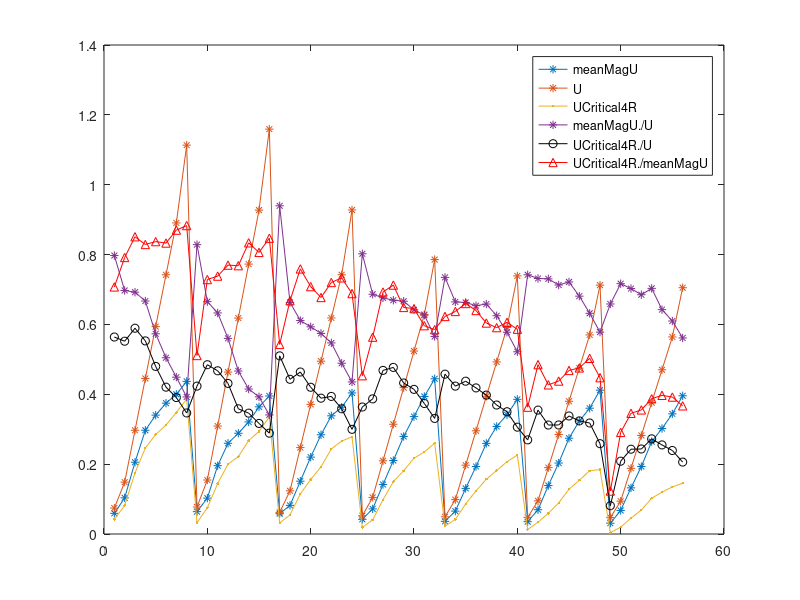

This chart was generated by the following MATLAB code: (Note: this script raises an error after producing the figure.)
close all;

Index=[18 19 20 21 22 17 23 24, 10 11  12 13 14 9 15 16, 26 27 28 29 30 25 31 32, 34 35 36 37 38 33 39 40, 2 3 4 5 6 1 7 8, 42 43 44 45 46 41 47 48, 50 51 52 53 54 49 55 56];
U=[0.49266 0.049266 0.098532 0.197064 0.29559255 0.394128 0.591192 0.73899 0.772744031 0.077274403 0.154548806 0.309097612 0.463646418 0.618195225 0.927292837 1.159116046 0.742183211 0.074218321 0.148436642 0.296873284 0.445309927 0.593746569 0.890619853 1.113274816 0.618506754 0.061850675 0.123701351 0.247402702 0.371104052 0.494805403 0.742208105 0.927760131 0.523785507 0.052378551 0.104757101 0.209514194 0.314271292 0.419028389 0.628542583 0.785678229 0.475001175 0.047500118 0.095000235 0.19000047 0.285000705 0.38000094 0.57000141 0.712501763 0.470112776 0.047011278 0.094022555 0.18804511 0.282067665 0.376090221 0.564135331 0.705169164];
UCritical3=[0.1816593 0.023507537 0.034792595 0.079004932 0.10267047 0.15041758 0.19840291 0.22514294 0.24308228 0.048582751 0.075647742 0.17412852 0.17726409 0.19807421 0.28164992 0.3137331 0.255678 0.056178596 0.081783243 0.16730054 0.23381835 0.28817981 0.27205729 0.32537937 0.23483938 0.035331476 0.067042403 0.09507446 0.16233659 0.20358914 0.24572572 0.26188564 0.22999389 0.024630338 0.054041471 0.10148294 0.14328393 0.19293411 0.26490715 0.29514256 0.17817686 0.013400591 0.037786718 0.076904207 0.11522955 0.15227365 0.20500094 0.20169224 0.15163258 0.009178328 0.024383787 0.062817246 0.098247379 0.14252599 0.16204987 0.17774601];
criticalLength=[4.7352 8.0119 4.7752 4.6953 5.034 4.955 4.5354 5.3746 5.4132 1.5381 4.0748 4.6541 4.9937 5.7727 5.513 4.1148 5.4707 5.9499 4.732 3.3543 4.0931 6.5489 5.5706 5.1912 4.4558 2.7175 4.7755 4.6756 4.0962 5.1352 4.8155 5.1951 4.2571 1.9986 3.2178 4.7367 5.6161 4.7387 4.297 5.2764 4.7163 2.518 2.7379 3.9769 4.0368 4.3166 4.1767 5.1 3.5968 5.2753 2.9773 2.9973 3.2571 3.4369 3.417 3.9365];
Re=[155094.0617 18235.10093 32984.57603 65813.10284 97337.92661 130714.8176 167006.8443 194231.8321 88848.82659 18563.9001 29664.02421 56225.89588 68546.68628 74324.14441 103246.362 107251.8183 90496.40077 14892.19572 26048.75591 51726.4918 74758.06033 93205.40053 100654.2592 109968.1565 116985.3511 20091.36443 28354.39832 52270.28036 79554.76242 101699.4953 125447.5828 139645.2958 144216.4609 18027.56264 30851.16718 60777.56129 90240.33507 119809.2283 168932.3859 190640.8998 207672.3985 22634.27546 51766.72966 89114.62695 130440.7851 176063.3952 231246.1216 264384.2758 222026.4875 22760.47791 49538.99049 97147.53382 142055.5118 194444.6709 252904.0233 290972.1554];
De=[100867.5849 11859.45207 21451.97879 42802.4688 63305.07736 85012.20368 108615.2291 126321.3794 68822.00514 14379.53519 22977.65435 43552.39168 53096.03488 57571.2347 79974.28813 83076.90119 78197.82767 12868.32785 22508.69768 44696.79741 64598.34721 80538.671 86975.2205 95023.34764 88306.55094 15165.99369 21403.35602 39456.29201 60052.0203 76768.00192 94694.27797 105411.4409 103592.2525 12949.39433 22160.72895 43657.18335 64820.61423 86060.27182 121345.9703 136939.4319 109911.8887 11979.3289 27397.85869 47164.46205 69036.58432 93182.63014 122388.426 139926.9971 103690.2356 10629.53949 23135.57113 45369.58983 66342.39749 90809.04699 118110.5825 135889.063 ];
Dh=[0.448351648 0.448351648 0.448351648 0.448351648 0.448351648 0.448351648 0.448351648 0.448351648 0.24 0.24 0.24 0.24 0.24 0.24 0.24 0.24 0.224 0.224 0.224 0.224 0.224 0.224 0.224 0.224 0.307692308 0.307692308 0.307692308 0.307692308 0.307692308 0.307692308 0.307692308 0.307692308 0.381818182 0.381818182 0.381818182 0.381818182 0.381818182 0.381818182 0.381818182 0.381818182 0.571428571 0.571428571 0.571428571 0.571428571 0.571428571 0.571428571 0.571428571 0.571428571 0.654315789 0.654315789 0.654315789 0.654315789 0.654315789 0.654315789 0.654315789 0.654315789];
AR=[0.392156863 0.392156863 0.392156863 0.392156863 0.392156863 0.392156863 0.392156863 0.392156863 1 1 1 1 1 1 1 1 2 2 2 2 2 2 2 2 0.8 0.8 0.8 0.8 0.8 0.8 0.8 0.8 0.6 0.6 0.6 0.6 0.6 0.6 0.6 0.6 0.2 0.2 0.2 0.2 0.2 0.2 0.2 0.2 0.141891892 0.141891892 0.141891892 0.141891892 0.141891892 0.141891892 0.141891892 0.141891892];
meanMagU=[0.307869314000000,0.0361975680000000,0.0654759880000000,0.130642238000000,0.193220549000000,0.259475329000000,0.341516730000000,0.385559716000000,0.320741425000000,0.0640177150000000,0.102815588000000,0.195613002000000,0.259670185000000,0.288479929000000,0.364110234000000,0.395202550000000,0.374561565000000,0.0591698820000000,0.103497279000000,0.205520431000000,0.297029780000000,0.340324944000000,0.399920893000000,0.436926992000000,0.338380191000000,0.0581142710000000,0.0820150910000000,0.151191790000000,0.220112147000000,0.284165831000000,0.362857166000000,0.403923962000000,0.336161723000000,0.0420213890000000,0.0719126100000000,0.141669603000000,0.210345933000000,0.279269608000000,0.393773330000000,0.444374816000000,0.323449772000000,0.0352528870000000,0.0695000000000000,0.138796045000000,0.203161493000000,0.274218722000000,0.360165850000000,0.411778535000000,0.302000319000000,0.0309587940000000,0.0673828970000000,0.132140041000000,0.193223861000000,0.264483554000000,0.343999937000000,0.395780106000000];
mea=[0.238247639 0.029983405 0.058122966 0.107913867 0.160121166 0.20525198 0.264712628 0.305415325 0.255081032 0.057456061 0.090723018 0.164712365 0.225893185 0.214732068 0.295830038 0.334145625 0.283825987 0.044662294 0.074591521 0.161463526 0.229573367 0.282611288 0.308547833 0.314748563 0.27828587 0.04964304 0.069022593 0.12461063 0.183038609 0.236358104 0.301206417 0.332359955 0.270901732 0.035291303 0.06377416 0.114035354 0.166735072 0.226190851 0.30737667 0.361968889 0.250694771 0.027249383 0.068281571 0.103875876 0.150348384 0.204071933 0.279312478 0.315128547 0.223871845 0.025362939 0.05026922 0.095665831 0.139913853 0.192418913 0.257767068 0.297812347];
Upoints=[0.531275223 0.076567709 0.118185238 0.236056429 0.344942191 0.455338436 0.598460902 0.691971462 0.485675255 0.102711559 0.170362006 0.318888607 0.409708661 0.393355111 0.520542183 0.578114325 0.568931544 0.098457694 0.167239628 0.322666045 0.460520587 0.563978982 0.625084488 0.623569879 0.532116739 0.10303005 0.127940949 0.235218612 0.3694383 0.452138919 0.593309646 0.667537713 0.561264362 0.074051249 0.11825378 0.233140751 0.345079807 0.465610923 0.635437992 0.748024984 0.568330829 0.066673547 0.12591398 0.241482543 0.375661654 0.491176435 0.667689814 0.764481539 0.556485505 0.058824726 0.123273992 0.2544612 0.360844335 0.48253498 0.642250495 0.728011751 ];
meanUx=[0.251135886 0.030959858 0.054238059 0.124207377 0.192117557 0.232125521 0.286593616 0.337852389 0.284682542 0.075104162 0.104323618 0.172986269 0.227484092 0.232617617 0.326621294 0.357801437 0.273528576 0.044977859 0.079685651 0.163649425 0.230171815 0.280658096 0.304466426 0.309143692 0.291665643 0.04917594 0.0702198 0.143430442 0.200897112 0.257664144 0.319807768 0.371405512 0.288362682 0.036988474 0.066038162 0.127724558 0.179661721 0.232735351 0.318655163 0.40350005 0.363807797 0.021172497 0.07091514 0.14504008 0.184326112 0.268047988 0.387241542 0.410324603 0.279887229 0.02639382 0.053177346 0.096992537 0.183373734 0.251027137 0.331561774 0.359811723];
A=[0.51 0.51 0.51 0.51 0.51 0.51 0.51 0.51 0.18 0.18 0.18 0.18 0.18 0.18 0.18 0.18 0.14 0.14 0.14 0.14 0.14 0.14 0.14 0.14 0.25 0.25 0.25 0.25 0.25 0.25 0.25 0.25 0.35 0.35 0.35 0.35 0.35 0.35 0.35 0.35 1 1 1 1 1 1 1 1 1.48 1.48 1.48 1.48 1.48 1.48 1.48 1.48];
UCritical3R=[0.245800781 0.028417969 0.043066406 0.106738281 0.174707031 0.212011719 0.273535156 0.316308594 0.330761719 0.041699219 0.092089844 0.182324219 0.256933594 0.253613281 0.349902344 0.387207031 0.370996094 0.071191406 0.103027344 0.212402344 0.304785156 0.383691406 0.435424805 0.483764648 0.325683594 0.033691406 0.058300781 0.139746094 0.203027344 0.273535156 0.349902344 0.350097656 0.318652344 0.031152344 0.049707031 0.116113281 0.179785156 0.299902344 0.37487793 0.387402344 0.21862793 0.006933594 0.099902344 0.088964844 0.143066406 0.156347656 0.231738281 0.252636719 0.158496094 0.003808594 0.028027344 0.061425781 0.101660156 0.131152344 0.199902344 0.187011719];
UCritical4R=[0.181916455318800,0.0225444787563000,0.0417157462437000,0.0862105368687000,0.123635499368700,0.156727560000000,0.206924091556200,0.226041960000000,0.267402344000000,0.0327148440000000,0.0749023440000000,0.144433594000000,0.199902344000000,0.221605469000000,0.293550781000000,0.334667969000000,0.312011719000000,0.0418554690000000,0.0819335940000000,0.174902344000000,0.246191406000000,0.284902344000000,0.347949219000000,0.385839844000000,0.243652344000000,0.0315429690000000,0.0547851560000000,0.114746094000000,0.155902344000000,0.192402344000000,0.266113281000000,0.278027344000000,0.216902344000000,0.0190429690000000,0.0405273440000000,0.0981445310000000,0.149902344000000,0.181152344000000,0.234863281000000,0.260000000000000,0.153808594000000,0.0128000000000000,0.0337000000000000,0.0592773440000000,0.0889648440000000,0.128402344000000,0.181152344000000,0.184277344000000,0.119902344000000,0.00380859400000000,0.0196000000000000,0.0456523440000000,0.0686523440000000,0.102441406000000,0.134863281000000,0.145214844000000];
De2=[161410.7738  16141.07738  32282.15475  64564.3095  96845.33392  129128.619  193692.9285  242116.1606  161410.7737  16141.07737  32282.15473  64564.30946  96846.4642  129128.6189  193692.9284  242116.1605  161410.7738  16141.07738  32282.15475  64564.3095  96846.46425  129128.619  193692.9285  242116.1606  161410.7734  16141.07734  32282.15468  64564.30935  96846.46403  129128.6187  193692.9281  242116.1601  161410.7734  16141.07734  32282.15448  64564.30682  96846.46024  129128.6136  193692.9205  242116.1506  161410.7742  16141.07742  32282.15484  64564.30967  96846.46451  129128.6193  193692.929  242116.1613  161410.7741  16141.07741  32282.15483  64564.30965  96846.46448  129128.6193  193692.929  242116.1612  ];
UCritical4RO=[0.188842773 0.028442383 0.040405273 0.089477539 0.13659668 0.157104492 0.21496582 0.252807617 0.284545898 0.032592773 0.07409668 0.14440918 0.20300293 0.195678711 0.289428711 0.334594727 0.311889648 0.051879883 0.08190918 0.16394043 0.24621582 0.32800293 0.34777832 0.385864258 0.24206543 0.03137207 0.05480957 0.115112305 0.147338867 0.18737793 0.265991211 0.277954102 0.24987793 0.019165039 0.040649414 0.098266602 0.14831543 0.181518555 0.234741211 0.284057617 0.153930664 0.006958008 0.043823242 0.059204102 0.088745117 0.137329102 0.18737793 0.18737793 0.24987793 0.00378418 0.003295898 0.04284668 0.068237305 0.102416992 0.132202148 0.14831543 ];

MeanCU3=[0.157630548 0.021866539 0.03488312 0.068092587 0.089963798 0.132324461 0.172164326 0.194994582 0.229036527 0.059941123 0.075893822 0.161279454 0.1798 0.181776447 0.268582439 0.300301804 0.220445527 0.054278195 0.090789269 0.177482506 0.246001444 0.297872328 0.243597465 0.308456387 0.206841712 0.042748828 0.066311295 0.085785975 0.146040037 0.18820329 0.2110754 0.232911981 0.212501464 0.026780328 0.05468242 0.092603145 0.130383502 0.182232202 0.252831826 0.266492484 0.181279178 0.0126932 0.041960049 0.070045622 0.106570489 0.143144341 0.184209093 0.170985805 0.143603117 0.008097734 0.02334262 0.062072625 0.094166454 0.134116393 0.149918473 0.165252502 0.127764022 0.222826721 0.188992102 0.20411827 0.159695136 0.146643468 ];



UCritical3= UCritical3(Index);
De=De(Index);
De2=De2(Index);
Re=Re(Index);
U=U(Index);
AR=AR(Index);
Dh=Dh(Index);
A=A(Index);
meanMagU=meanMagU(Index);
meanUx=meanUx(Index);
MeanCU3=MeanCU3(Index);
UCritical4R=UCritical4R(Index);
UCritical3R=UCritical3R(Index);
mea=mea(Index);
Upoints=Upoints(Index); % max velocity at x=R cross section. Because meanMagU is hard to get without doing simulations, we mesuew Upoints and multiply it by 60%.
UCritical4RO=UCritical4RO(Index);

plot(UCritical3R,U,'*')

% plot(UCritical4R);
% hold on;
% plot(UCritical4RO);

plot(criticalLength);


% plot(meanMagU./Upoints,'*-')
% UCritical3R([1,9,17,25,33,41,49]+0)=NaN;
% haha([1,9,17,25,33,41,49]+1)=NaN;
% UCritical3R([1,9,17,25,33,41,49]+7)=NaN;
% plot(UCritical3R,'*-')
% hold on;
% plot(UCritical4R,'o-')



% meanMagU([1 9 17 25 33 41 49]+0)=NaN;
% meanMagU([1 9 17 25 33 41 49]+7)=NaN;
% U([1 9 17 25 33 41 49]+7)=NaN;
% U([1 9 17 25 33 41 49]+7)=NaN;
% UCritical4R([1 9 17 25 33 41 49]+7)=NaN;
% UCritical4R([1 9 17 25 33 41 49]+7)=NaN;

plot(meanMagU,'*-');
hold on;
plot(U,'*-');
plot(UCritical4R,'.-');
plot(meanMagU./U,'*-');
plot(UCritical4R./U,'ko-');
plot(UCritical4R./meanMagU,'r^-');
legend('meanMagU','U','UCritical4R','meanMagU./U','UCritical4R./U','UCritical4R./meanMagU')

 
i=5;

% cftool( meanMagU([1:8]+8*i), UCritical4R([1:8]+8*i));

cftool( U([1:8]+8*i), UCritical4R([1:8]+8*i));
% cftool( U([1:8]+8*i)-U(4+8*i), UCritical4R([1:8]+8*i)-UCritical4R(4+8*i))

% figure;
% for i=0:6
%     plot( De([1:8]+8*i),UCritical4R([1:8]+8*i), '*-');
% %         plot( U([1:8]+8*i), mea([1:8]+8*i),'*-');
%     hold on;
% %     axis equal;
% end
% legend('2','1','0.8','0.6','0.4','0.2','0.14')
% i=6;
% cftool( U([1:8]+8*i), meanMagU([1:8]+8*i));

AR=[2,1,0.8,0.6,0.4,0.2,0.141891892];
Dh=[ 0.224 0.24 0.307692308 0.381818182 0.448351648 0.571428571 0.654315789];
Dh2R=2./(2+1./AR)
k=[ 0.8227 0.7609 0.7157 0.6598 0.619 0.4628 0.3846];
% plot(Dh,k,'*-');
hold on;
plot(De,k,'*-');
cftool(Dh2R,k)
